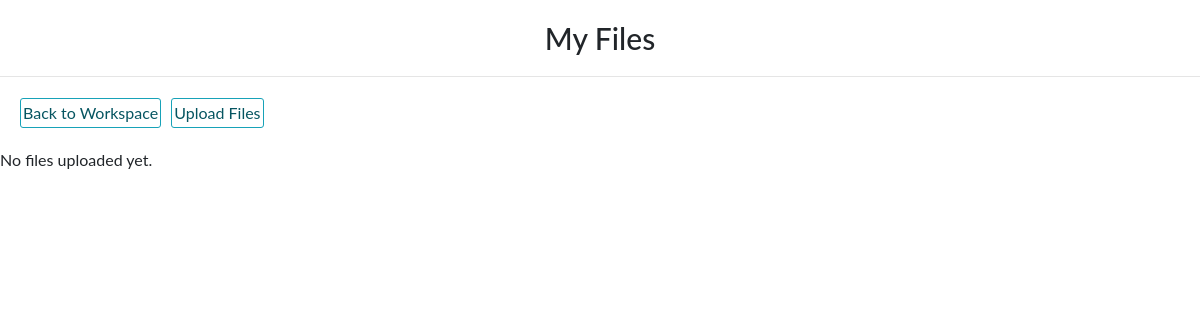
The app's page /workspace/uploaded_files/ (signed in), older data.
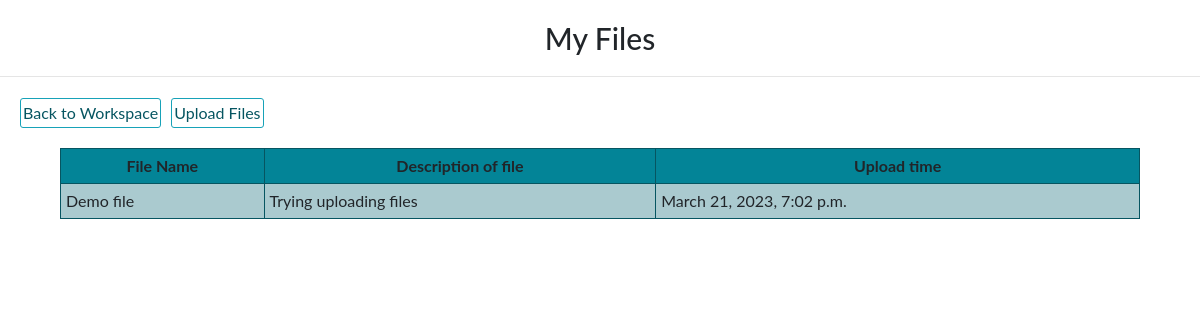
The same page, newer data.
### workspace/models.py (models this page shows)
class File(models.Model):
    name = models.CharField(max_length=255)
    description = models.TextField(blank=True)
    file = models.FileField(upload_to='files/')
    team = models.ForeignKey(Team, on_delete=models.CASCADE, related_name='files',null = True)
    uploaded_by = models.ForeignKey(User, on_delete=models.CASCADE, related_name='uploaded_files')
    uploaded_at = models.DateTimeField(auto_now_add=True)

### workspace/views.py (the view)
# urls.py: path('uploaded_files/', uploaded_files, name='uploaded_files'),
@login_required
def uploaded_files(request):
    user = request.user
    files = File.objects.filter(uploaded_by=user)
    return render(request, 'workspace/uploaded_files.html', {'files': files})

### templates/workspace/uploaded_files.html
{% extends 'workspace/base.html' %}
{% block title %}
	My Files
{% endblock %}
{% block content %}
<div class="clearfix">
	<a class="btn btn-info left" href="{% url 'workhome' %}"> Back to Workspace </a>
    <a class="btn btn-info left" href="{% url 'upload_file' %}"> Upload Files </a>
</div>
	{% if files %}
	<table class="table">
		<tr><th>File Name</th>
			<th>Description of file</th>
			<th>Upload time</th></tr>
        {% for file in files %}
        <tr>
            <a href="{{file.file.url}}"><td>{{ file.name }}</td></a>
            <td>{{file.description}}</td>
            <td>{{file.uploaded_at}}</td>
        </tr>
		{% endfor %}
	</table>
	{% else %}
		<p>No files uploaded yet.</p>
	{% endif %}
{% endblock %}

### templates/workspace/base.html (shortened to what this page needs)
{% load static %}
<!doctype html>
<html lang="en">
<head>
	<link rel="stylesheet" href="https://maxcdn.bootstrapcdn.com/bootstrap/4.0.0/css/bootstrap.min.css"
>
	<link rel="stylesheet" href="https://use.fontawesome.com/releases/v5.0.10/css/all.css"
>
	<link rel="stylesheet" type="text/css" href="{% static 'workspace/css/styles.css' %}">
	<link rel="stylesheet" type="text/css" href="{% static 'base.css' %}">
</head>
<body>
	<h1 class="title">{% block title %}{% endblock %}</h1>
	<hr>
	{% block content %}
	{% endblock %}
</body>
</html>

### static/workspace/css/styles.css (style rules this page uses)
a { color: #065561; }
.table { width: 90%; margin: auto; }
.table td, .table th { margin: auto; border: 1px solid #065561; padding: 5px; background-color: #aacacf; }
.table th { text-align: center; background-color: #038497; }

### static/base.css (style rules this page uses)
body { font-family: "ptsans", "Lato", "Helvetica Neue", Helvetica, Arial, sans-serif; }
.title { text-align: center; margin: 20px; font-size: 30px; }
.left { float: left; }
.btn { border-radius: 3px; padding: 2px 2px 2px 2px; color: #065561; background-color: transparent; box-shadow: 0 0 0 0; margin: 5px; cursor: pointer; }
.clearfix { margin: 15px; }

Row changes from the older to the newer data that the page shows:
added File: name "Demo file", description "Trying uploading files", uploaded_at "March 21, 2023, 7:02 p.m."
Text that changed along with them:
text no longer shown: "No files uploaded yet."
text now shown: "File Name Description of file Upload time"
